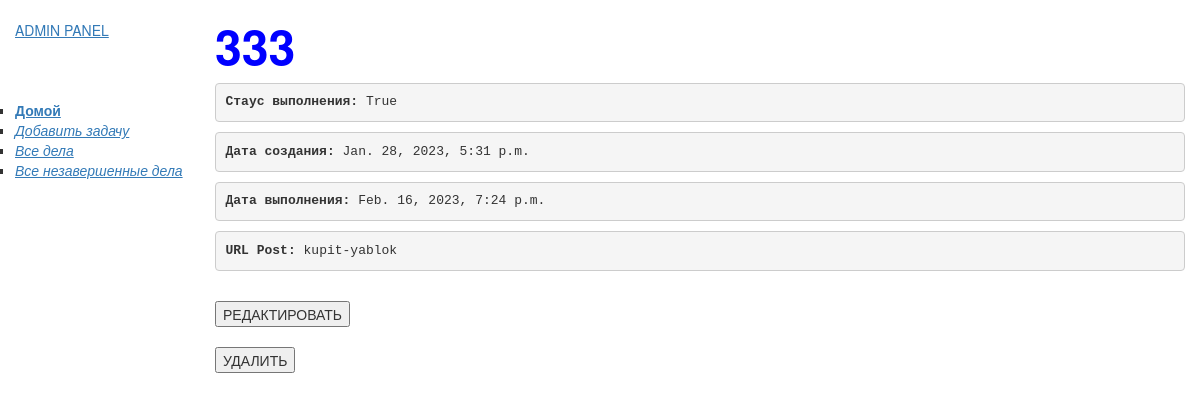
/mylist/kupit-yablok/, run on the app's committed database.
### mylist/models.py (models this page shows, shortened)
class ToList(models.Model):
    status = models.BooleanField(default=False, help_text="Статус выполнения")
    name = models.CharField(max_length=64, verbose_name="Задача")
    slug = models.SlugField(
        null=False, unique=True, blank=True, db_index=True, verbose_name="URL Post"
    )
    date_complite = models.DateTimeField(
        auto_now=False, null=True, blank=True, default=None
    )
    date_create = models.DateTimeField(auto_now_add=True)

### mylist/views.py (the view)
# urls.py: path("<str:slug>/", views.ItemDetailView.as_view(), name="item_detail"),
class ItemDetailView(DetailView):
    model = ToList
    context_object_name = "item_detail"
    template_name = "item_detail.html"

### mylist/templates/item_detail.html
{% extends "base.html" %}
{% block content %}
<h1><strong><font size="10" color="BLUE">{{ item_detail.name }}</font></strong></h1>
  <div class="item mb-4">
    <div class="item-body">
      <pre><strong>Стаус выполнения:</strong> {{ item_detail.status }} </pre>
      <pre><strong>Дата создания:</strong> {{ item_detail.date_create }} </pre>
      <pre><strong>Дата выполнения:</strong> {{ item_detail.date_complite }} </pre>
      <pre><strong>URL Post:</strong> {{ item_detail.slug }} </pre>
    </div>
  </div>
  <br>
  <form action="{% url 'item_update' item_detail.slug %}"><button>РЕДАКТИРОВАТЬ</button></form>
  <br>
  <form action="{% url 'item_delete' item_detail.slug  %}"><button>УДАЛИТЬ</button></form>
{% endblock %}

### data on the page
ToList: name "333", status "True", date_create "Jan. 28, 2023, 5:31 p.m.", date_complite "Feb. 16, 2023, 7:24 p.m.", slug "kupit-yablok"
